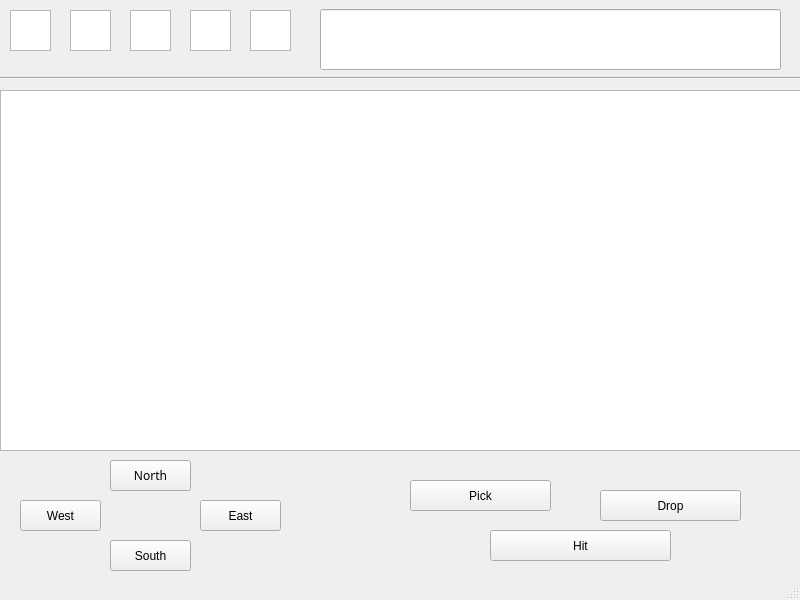
<?xml version="1.0" encoding="UTF-8"?>
<ui version="4.0">
 <class>MainWindow</class>
 <widget class="QMainWindow" name="MainWindow">
  <property name="geometry">
   <rect>
    <x>0</x>
    <y>0</y>
    <width>800</width>
    <height>600</height>
   </rect>
  </property>
  <property name="windowTitle">
   <string>MainWindow</string>
  </property>
  <widget class="QWidget" name="centralwidget">
   <widget class="QPushButton" name="pushButton">
    <property name="geometry">
     <rect>
      <x>110</x>
      <y>460</y>
      <width>81</width>
      <height>31</height>
     </rect>
    </property>
    <property name="font">
     <font>
      <family>Segoe Print</family>
     </font>
    </property>
    <property name="text">
     <string>North</string>
    </property>
    <property name="checkable">
     <bool>false</bool>
    </property>
   </widget>
   <widget class="QPushButton" name="pushButton_2">
    <property name="geometry">
     <rect>
      <x>110</x>
      <y>540</y>
      <width>81</width>
      <height>31</height>
     </rect>
    </property>
    <property name="text">
     <string>South</string>
    </property>
   </widget>
   <widget class="QPushButton" name="pushButton_3">
    <property name="geometry">
     <rect>
      <x>20</x>
      <y>500</y>
      <width>81</width>
      <height>31</height>
     </rect>
    </property>
    <property name="text">
     <string>West</string>
    </property>
   </widget>
   <widget class="QPushButton" name="pushButton_4">
    <property name="geometry">
     <rect>
      <x>200</x>
      <y>500</y>
      <width>81</width>
      <height>31</height>
     </rect>
    </property>
    <property name="text">
     <string>East</string>
    </property>
   </widget>
   <widget class="QPushButton" name="pushButton_5">
    <property name="geometry">
     <rect>
      <x>410</x>
      <y>480</y>
      <width>141</width>
      <height>31</height>
     </rect>
    </property>
    <property name="text">
     <string>Pick</string>
    </property>
   </widget>
   <widget class="QPushButton" name="pushButton_6">
    <property name="geometry">
     <rect>
      <x>490</x>
      <y>530</y>
      <width>181</width>
      <height>31</height>
     </rect>
    </property>
    <property name="text">
     <string>Hit</string>
    </property>
   </widget>
   <widget class="QPushButton" name="pushButton_7">
    <property name="geometry">
     <rect>
      <x>600</x>
      <y>490</y>
      <width>141</width>
      <height>31</height>
     </rect>
    </property>
    <property name="text">
     <string>Drop</string>
    </property>
   </widget>
   <widget class="Line" name="line">
    <property name="geometry">
     <rect>
      <x>0</x>
      <y>420</y>
      <width>801</width>
      <height>16</height>
     </rect>
    </property>
    <property name="orientation">
     <enum>Qt::Horizontal</enum>
    </property>
   </widget>
   <widget class="Line" name="line_2">
    <property name="geometry">
     <rect>
      <x>0</x>
      <y>70</y>
      <width>801</width>
      <height>16</height>
     </rect>
    </property>
    <property name="orientation">
     <enum>Qt::Horizontal</enum>
    </property>
   </widget>
   <widget class="QGraphicsView" name="graphicsView">
    <property name="geometry">
     <rect>
      <x>0</x>
      <y>90</y>
      <width>801</width>
      <height>361</height>
     </rect>
    </property>
    <property name="autoFillBackground">
     <bool>false</bool>
    </property>
   </widget>
   <widget class="QGraphicsView" name="inventory_1">
    <property name="geometry">
     <rect>
      <x>10</x>
      <y>10</y>
      <width>41</width>
      <height>41</height>
     </rect>
    </property>
   </widget>
   <widget class="QGraphicsView" name="inventory_2">
    <property name="geometry">
     <rect>
      <x>70</x>
      <y>10</y>
      <width>41</width>
      <height>41</height>
     </rect>
    </property>
   </widget>
   <widget class="QGraphicsView" name="inventory_3">
    <property name="geometry">
     <rect>
      <x>130</x>
      <y>10</y>
      <width>41</width>
      <height>41</height>
     </rect>
    </property>
   </widget>
   <widget class="QGraphicsView" name="inventory_4">
    <property name="geometry">
     <rect>
      <x>190</x>
      <y>10</y>
      <width>41</width>
      <height>41</height>
     </rect>
    </property>
   </widget>
   <widget class="QGraphicsView" name="inventory_5">
    <property name="geometry">
     <rect>
      <x>250</x>
      <y>10</y>
      <width>41</width>
      <height>41</height>
     </rect>
    </property>
   </widget>
   <widget class="QLineEdit" name="lineEdit">
    <property name="geometry">
     <rect>
      <x>320</x>
      <y>9</y>
      <width>461</width>
      <height>61</height>
     </rect>
    </property>
   </widget>
  </widget>
  <widget class="QMenuBar" name="menubar">
   <property name="geometry">
    <rect>
     <x>0</x>
     <y>0</y>
     <width>800</width>
     <height>21</height>
    </rect>
   </property>
  </widget>
  <widget class="QStatusBar" name="statusbar"/>
 </widget>
 <resources/>
 <connections/>
</ui>
